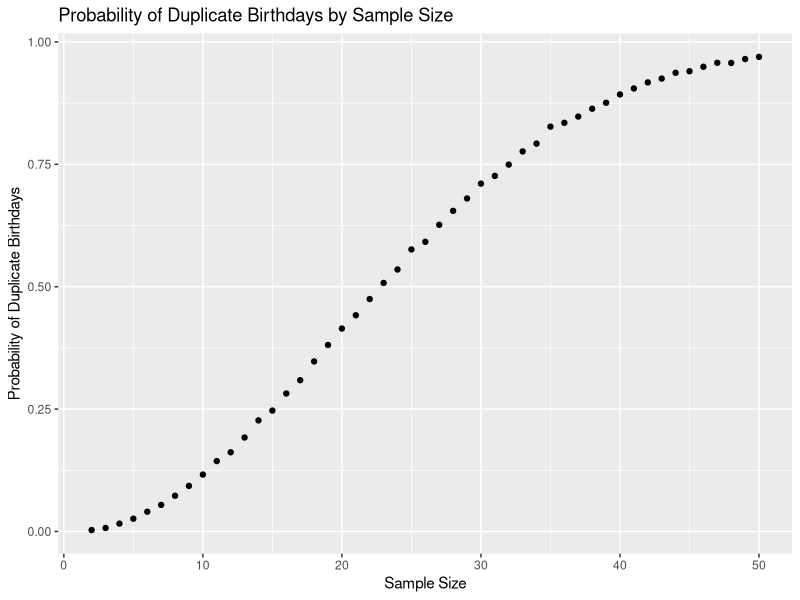

Recreate this plot in R. (Note: a time limit stopped this script after it produced the figure.)
## ---- chunk 1
library(tidyverse)

## ---- chunk 2
dup_bdays = function(samp_size) {
  bday_vec <- sample(c(1:365), size = samp_size, replace = TRUE)

  if (n_distinct(bday_vec) < samp_size) {
    return(TRUE)
  } else {
    return(FALSE)
  } 
}

## ---- chunk 3

prob_by_size <- c()

for (sample_size in 2:50){
  num_dups = 0
  for (iteration in 1:10000) {
    if (dup_bdays(sample_size))
      num_dups = num_dups + 1
  }
  
  avg_prob = num_dups / 10000
  prob_by_size = append(prob_by_size, values = avg_prob)
}

dup_bday_tbl <-
  tibble(
    sample_size = 2:50,
    avg_prob = prob_by_size
  )

## ---- chunk 4
dup_bday_tbl %>% 
  ggplot(aes(x = sample_size, y = avg_prob)) +
  geom_point() +
  xlab("Sample Size") +
  ylab("Probability of Duplicate Birthdays") +
  ggtitle("Probability of Duplicate Birthdays by Sample Size")


## ---- chunk 5
n <- 30
sigma <- 5
pop_param <- 0

x_bar_vec <- c()
p_val_vec <- c()

for (iter in 1:5000) {
  rand_samp <- rnorm(n, pop_param, sigma)
  x_bar <- mean(rand_samp)
  x_bar_vec = append(x_bar_vec, values = x_bar)
  
  p_val <- 
    t.test(rand_samp, mu = pop_param, conf.level = 0.95) %>%
    broom::tidy() %>% 
    pull(p.value)
    
  p_val_vec = append(p_val_vec, values = p_val)
  
}

t_test_results <- tibble(
  samp_avg = x_bar_vec,
  p_val = p_val_vec
)


## ---- chunk 6
gen_test_data <- function(pop_param_vec, n, sigma ) {
  x_bar_vec <- c()
  p_val_vec <- c()
  for (val in pop_param_vec) {
    for (iter in 1:5000) {
      rand_samp <- rnorm(n, val, sigma)
      x_bar <- mean(rand_samp)
      x_bar_vec <- c(x_bar_vec, x_bar)

      p_val <- 
      t.test(rand_samp, mu = val, conf.level = 0.95) %>%
      broom::tidy() %>% 
      pull(p.value)
      p_val_vec <- c(p_val_vec, p_val)
      
  t_test_results <- bind_rows(t_test_results, tibble(x_bar_vec, p_val_vec))
    }
  }
}

## ---- chunk 7
mu_vec <- c(1, 2, 3, 4, 5)
gen_test_data(mu_vec, n, sigma)
